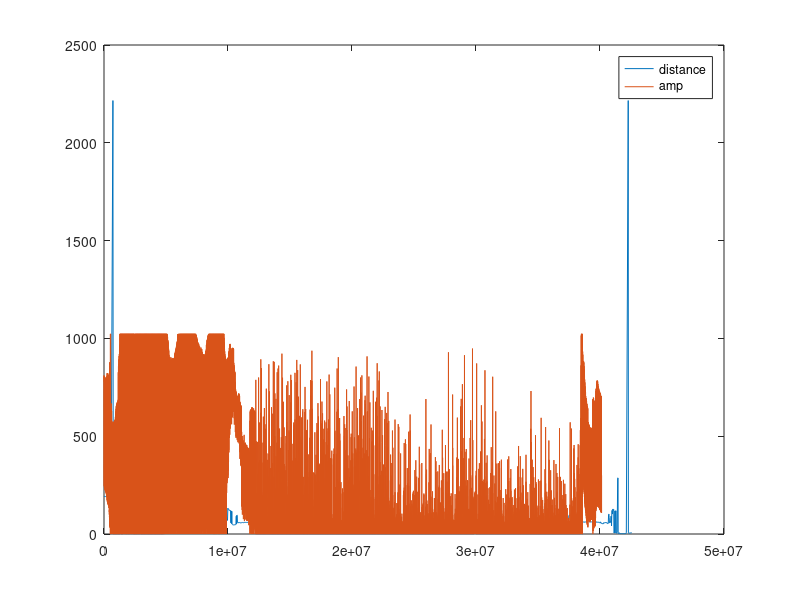
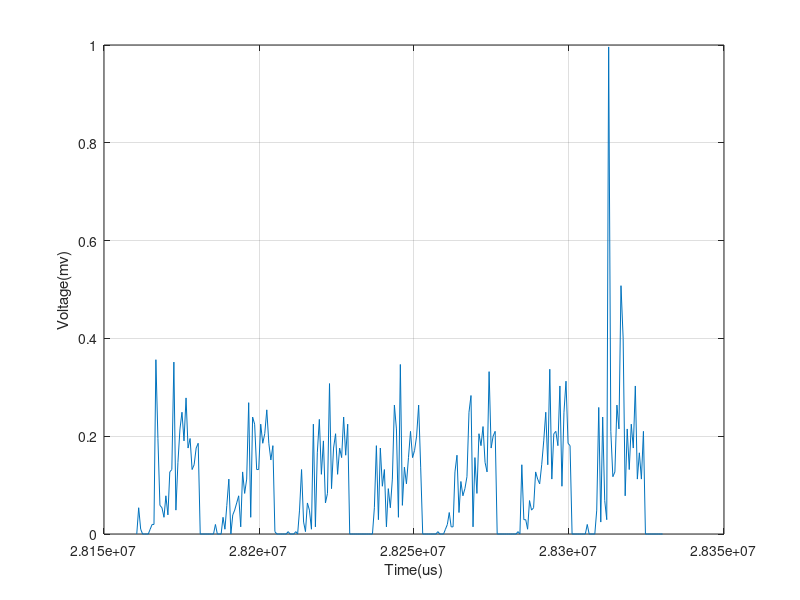
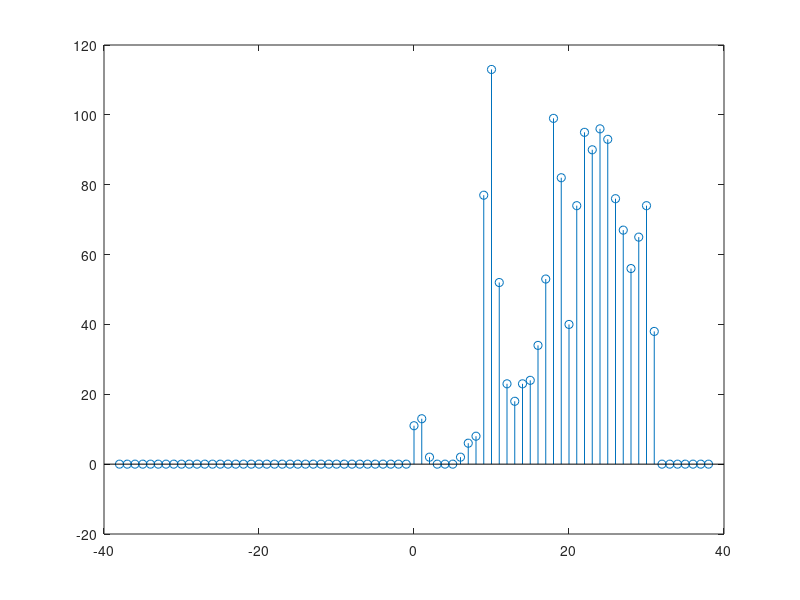
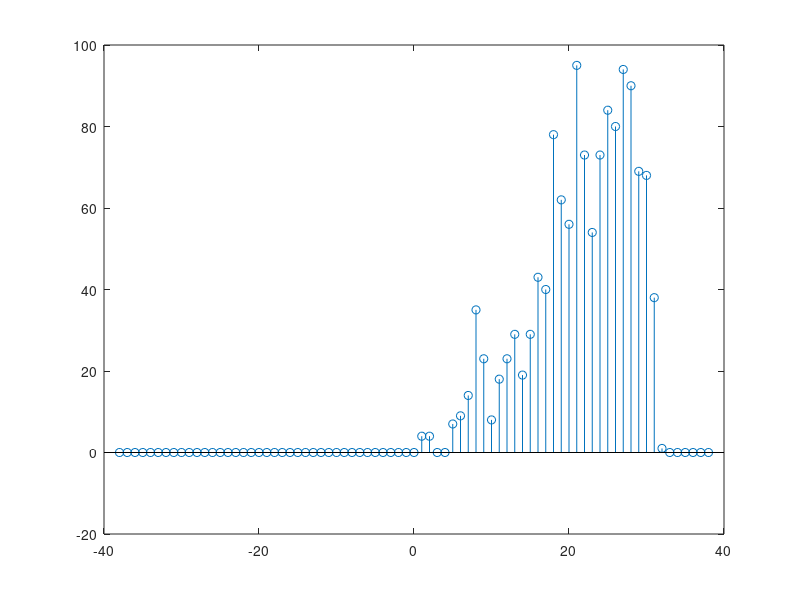

Write MATLAB code to recreate these figures, in order.
%% Capstone
% Date: 03/27/2023
% Name: Hu Jiabin
% Description: 
%% Setup
clc;clear;close all
%% read txt
% read ultrasonic
fileID = fopen('ultrasonic.txt');
Cult = textscan(fileID,'%f %s %f');
fclose(fileID);

% read ultrasonicamplified
fileID = fopen('ultrasonicamplified.txt');
Camp = textscan(fileID,'%f ,Pot Data:%f');
fclose(fileID);
%% plot
% plot(Cult{1, 1}(217:289),Cult{1, 3}(217:289))
% hold on
% first_element=find(Camp{1, 1}>Cult{1, 1}(217),1);
% second_element=find(Camp{1, 1}>Cult{1, 1}(289),1)-1;
% plot(Camp{1, 1}(first_element:second_element),Camp{1, 2}(first_element:second_element))
plot(Cult{1, 1},Cult{1, 3})
hold on
plot(Camp{1, 1},Camp{1, 2})
legend('distance','amp')
%xlim([8000 12000])

%% process
figure
first_element=find(Cult{1, 1}>28159952,1);
second_element=find(Cult{1, 1}>28330176,1)-1;

% yyaxis right
% plot(Cult{1, 1}(first_element:second_element),Cult{1, 3}(first_element:second_element))
% ylabel('Distance(cm)')
% hold on

% yyaxis left
first_element=find(Camp{1, 1}>28159952,1);
second_element=find(Camp{1, 1}>28330176,1)-1;
plot(Camp{1, 1}(first_element:second_element),Camp{1, 2}(first_element:second_element)*5/1024)
grid on
xlabel('Time(us)')
ylabel('Voltage(mv)')
% legend('Deistance Measured by Sensor','Raw data')
interval = floor((second_element-first_element)/7);
x = [1 1];

for i = 1:7
    figure(i+2)
    plot(Camp{1, 1}(first_element:first_element+interval),Camp{1, 2}(first_element:first_element+interval))
    
    [c,lags] = xcorr(Camp{1, 2}(first_element:first_element+interval),x);
    loc = find(c==max(c));
    if length(loc) ~= 1
        locs(i)= mean(loc);
    else
        locs(i)=loc;
    end
    stem(lags,c)
    first_element = first_element+interval;
end
figure
plot(locs*700e-6)
grid on
title('Time of Flight of Each Cycle')
xlabel('cycle')
ylabel('TOF(us)')


figure
first_element=find(Cult{1, 1}>28159952,1);
second_element=find(Cult{1, 1}>28330176,1)-1;
plot(Cult{1, 1}(first_element:second_element),Cult{1, 3}(first_element:second_element))
hold on
plot(Cult{1, 1}(first_element:second_element), (locs)*700e-6 * 340/2 * 10)
grid on
legend('rough method','Cross-corrlation')